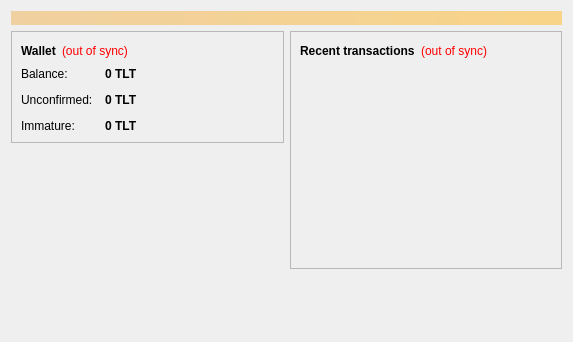
<?xml version="1.0" encoding="UTF-8"?>
<ui version="4.0">
 <class>OverviewPage</class>
 <widget class="QWidget" name="OverviewPage">
  <property name="geometry">
   <rect>
    <x>0</x>
    <y>0</y>
    <width>573</width>
    <height>342</height>
   </rect>
  </property>
  <property name="windowTitle">
   <string>Form</string>
  </property>
  <layout class="QVBoxLayout" name="topLayout">
   <item>
    <widget class="QLabel" name="labelAlerts">
     <property name="visible">
      <bool>false</bool>
     </property>
     <property name="styleSheet">
      <string notr="true">background-color: qlineargradient(x1: 0, y1: 0, x2: 1, y2: 0, stop:0 #F0D0A0, stop:1 #F8D488); color:#000000;</string>
     </property>
     <property name="wordWrap">
      <bool>true</bool>
     </property>
     <property name="margin">
      <number>3</number>
     </property>
    </widget>
   </item>
   <item>
    <layout class="QHBoxLayout" name="horizontalLayout" stretch="1,1">
     <item>
      <layout class="QVBoxLayout" name="verticalLayout_2">
       <item>
        <widget class="QFrame" name="frame">
         <property name="frameShape">
          <enum>QFrame::StyledPanel</enum>
         </property>
         <property name="frameShadow">
          <enum>QFrame::Raised</enum>
         </property>
         <layout class="QVBoxLayout" name="verticalLayout_4">
          <item>
           <layout class="QHBoxLayout" name="horizontalLayout_4">
            <item>
             <widget class="QLabel" name="label_5">
              <property name="font">
               <font>
                <weight>75</weight>
                <bold>true</bold>
               </font>
              </property>
              <property name="text">
               <string>Wallet</string>
              </property>
             </widget>
            </item>
            <item>
             <widget class="QLabel" name="labelWalletStatus">
              <property name="toolTip">
               <string>The displayed information may be out of date. Your wallet automatically synchronizes with the Talant network after a connection is established, but this process has not completed yet.</string>
              </property>
              <property name="styleSheet">
               <string notr="true">QLabel { color: red; }</string>
              </property>
              <property name="text">
               <string notr="true">(out of sync)</string>
              </property>
              <property name="alignment">
               <set>Qt::AlignLeading|Qt::AlignLeft|Qt::AlignVCenter</set>
              </property>
             </widget>
            </item>
            <item>
             <spacer name="horizontalSpacer_2">
              <property name="orientation">
               <enum>Qt::Horizontal</enum>
              </property>
              <property name="sizeHint" stdset="0">
               <size>
                <width>40</width>
                <height>20</height>
               </size>
              </property>
             </spacer>
            </item>
           </layout>
          </item>
          <item>
           <layout class="QFormLayout" name="formLayout_2">
            <property name="fieldGrowthPolicy">
             <enum>QFormLayout::AllNonFixedFieldsGrow</enum>
            </property>
            <property name="horizontalSpacing">
             <number>12</number>
            </property>
            <property name="verticalSpacing">
             <number>12</number>
            </property>
            <item row="0" column="0">
             <widget class="QLabel" name="label">
              <property name="text">
               <string>Balance:</string>
              </property>
             </widget>
            </item>
            <item row="0" column="1">
             <widget class="QLabel" name="labelBalance">
              <property name="font">
               <font>
                <weight>75</weight>
                <bold>true</bold>
               </font>
              </property>
              <property name="cursor">
               <cursorShape>IBeamCursor</cursorShape>
              </property>
              <property name="toolTip">
               <string>Your current balance</string>
              </property>
              <property name="text">
               <string notr="true">0 TLT</string>
              </property>
              <property name="textInteractionFlags">
               <set>Qt::LinksAccessibleByMouse|Qt::TextSelectableByKeyboard|Qt::TextSelectableByMouse</set>
              </property>
             </widget>
            </item>
            <item row="1" column="0">
             <widget class="QLabel" name="label_3">
              <property name="text">
               <string>Unconfirmed:</string>
              </property>
             </widget>
            </item>
            <item row="1" column="1">
             <widget class="QLabel" name="labelUnconfirmed">
              <property name="font">
               <font>
                <weight>75</weight>
                <bold>true</bold>
               </font>
              </property>
              <property name="cursor">
               <cursorShape>IBeamCursor</cursorShape>
              </property>
              <property name="toolTip">
               <string>Total of transactions that have yet to be confirmed, and do not yet count toward the current balance</string>
              </property>
              <property name="text">
               <string notr="true">0 TLT</string>
              </property>
              <property name="textInteractionFlags">
               <set>Qt::LinksAccessibleByMouse|Qt::TextSelectableByKeyboard|Qt::TextSelectableByMouse</set>
              </property>
             </widget>
            </item>
            <item row="2" column="0">
             <widget class="QLabel" name="labelImmatureText">
              <property name="text">
               <string>Immature:</string>
              </property>
             </widget>
            </item>
            <item row="2" column="1">
             <widget class="QLabel" name="labelImmature">
              <property name="font">
               <font>
                <weight>75</weight>
                <bold>true</bold>
               </font>
              </property>
              <property name="toolTip">
               <string>Mined balance that has not yet matured</string>
              </property>
              <property name="text">
               <string notr="true">0 TLT</string>
              </property>
              <property name="textInteractionFlags">
               <set>Qt::LinksAccessibleByMouse|Qt::TextSelectableByKeyboard|Qt::TextSelectableByMouse</set>
              </property>
             </widget>
            </item>
           </layout>
          </item>
         </layout>
        </widget>
       </item>
       <item>
        <spacer name="verticalSpacer">
         <property name="orientation">
          <enum>Qt::Vertical</enum>
         </property>
         <property name="sizeHint" stdset="0">
          <size>
           <width>20</width>
           <height>40</height>
          </size>
         </property>
        </spacer>
       </item>
      </layout>
     </item>
     <item>
      <layout class="QVBoxLayout" name="verticalLayout_3">
       <item>
        <widget class="QFrame" name="frame_2">
         <property name="frameShape">
          <enum>QFrame::StyledPanel</enum>
         </property>
         <property name="frameShadow">
          <enum>QFrame::Raised</enum>
         </property>
         <layout class="QVBoxLayout" name="verticalLayout">
          <item>
           <layout class="QHBoxLayout" name="horizontalLayout_2">
            <item>
             <widget class="QLabel" name="label_4">
              <property name="text">
               <string>&lt;b&gt;Recent transactions&lt;/b&gt;</string>
              </property>
             </widget>
            </item>
            <item>
             <widget class="QLabel" name="labelTransactionsStatus">
              <property name="toolTip">
               <string>The displayed information may be out of date. Your wallet automatically synchronizes with the Talant network after a connection is established, but this process has not completed yet.</string>
              </property>
              <property name="styleSheet">
               <string notr="true">QLabel { color: red; }</string>
              </property>
              <property name="text">
               <string notr="true">(out of sync)</string>
              </property>
              <property name="alignment">
               <set>Qt::AlignRight|Qt::AlignTrailing|Qt::AlignVCenter</set>
              </property>
             </widget>
            </item>
            <item>
             <spacer name="horizontalSpacer">
              <property name="orientation">
               <enum>Qt::Horizontal</enum>
              </property>
              <property name="sizeHint" stdset="0">
               <size>
                <width>40</width>
                <height>20</height>
               </size>
              </property>
             </spacer>
            </item>
           </layout>
          </item>
          <item>
           <widget class="QListView" name="listTransactions">
            <property name="styleSheet">
             <string notr="true">QListView { background: transparent; }</string>
            </property>
            <property name="frameShape">
             <enum>QFrame::NoFrame</enum>
            </property>
            <property name="verticalScrollBarPolicy">
             <enum>Qt::ScrollBarAlwaysOff</enum>
            </property>
            <property name="horizontalScrollBarPolicy">
             <enum>Qt::ScrollBarAlwaysOff</enum>
            </property>
            <property name="selectionMode">
             <enum>QAbstractItemView::NoSelection</enum>
            </property>
           </widget>
          </item>
         </layout>
        </widget>
       </item>
       <item>
        <spacer name="verticalSpacer_2">
         <property name="orientation">
          <enum>Qt::Vertical</enum>
         </property>
         <property name="sizeHint" stdset="0">
          <size>
           <width>20</width>
           <height>40</height>
          </size>
         </property>
        </spacer>
       </item>
      </layout>
     </item>
    </layout>
   </item>
  </layout>
 </widget>
 <resources/>
 <connections/>
</ui>
